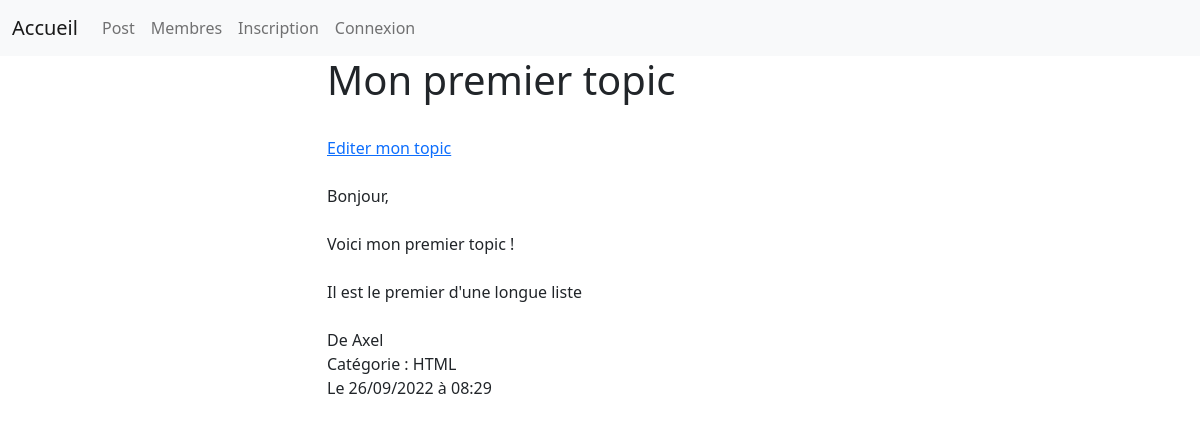
/post/topic.php?id=1, run on the app's committed database.
### tables this page shows
CREATE TABLE IF NOT EXISTS `topics` (
  `id` int NOT NULL AUTO_INCREMENT,
  `titre` varchar(50) NOT NULL,
  `contenu` longtext NOT NULL,
  `date_creation` datetime NOT NULL,
  `date_modification` datetime NOT NULL,
  `id_post` int NOT NULL,
  `id_utilisateur` int NOT NULL,
  PRIMARY KEY (`id`)
);

CREATE TABLE IF NOT EXISTS `utilisateur` (
  `id` int NOT NULL AUTO_INCREMENT,
  `nom` varchar(50) NOT NULL,
  `prenom` varchar(50) NOT NULL,
  `mail` varchar(255) NOT NULL,
  `pword` text NOT NULL,
  `date_creation` datetime NOT NULL,
  `date_connexion` datetime NOT NULL,
  `role` int NOT NULL DEFAULT '0',
  PRIMARY KEY (`id`)
);

CREATE TABLE IF NOT EXISTS `post` (
  `id` int NOT NULL AUTO_INCREMENT,
  `titre` varchar(50) NOT NULL,
  `libelle` varchar(50) NOT NULL,
  `date_creation` datetime NOT NULL,
  `ordre` int NOT NULL,
  PRIMARY KEY (`id`)
);

### post/topic.php (the view, shortened to what this page needs)
<?php
require_once('../include.php');
$get_id_topic = (int) $_GET['id'];
$req = $DB->prepare("SELECT t.*, u.prenom, p.titre AS titre_post
                     FROM topics  t
                     INNER JOIN utilisateur u ON u.id = t.id_utilisateur
                     INNER JOIN post p ON p.id = t.id_post
                     WHERE t.id = ?
                     ORDER BY t.date_creation DESC");
$req->execute([$get_id_topic]);
$req_topic = $req->fetch();
?>
<!doctype html>
<html lang="fr">
<head>
    <?php
    require_once('../head/link.php');
    ?>
</head>
<body>
    <?php
    require_once('../menu/menu.php');
    ?>
    <div class="container-sm">
        <div class="row">
            <div class="col-3"></div>
            <div class="col-6">
                <h1><?= $req_topic['titre'] ?></h1>
                <br>
                <a href="post/edit-topic.php?id=<?= $req_topic['id'] ?>">Editer mon topic</a>
                <br>
                <br>
            </div>
            <div class="col-3"></div>
        </div>
        <div class="row">
            <div class="col-3"></div>
            <div class="col-6">
                <div><?= nl2br($req_topic['contenu']); ?></div>
                <br>
                <div> De <?= $req_topic['prenom']; ?></div>
                <div> Catégorie : <?= $req_topic['titre_post']; ?></div>
                <div>Le <?= date_format(date_create($req_topic['date_creation']), 'd/m/Y à H:i'); ?></div>
            </div>
            <div class="col-3"></div>
        </div>
    </div>
</body>
</html>

### data on the page
topics: titre "Mon premier topic", contenu "Bonjour, Voici mon premier topic ! Il est le premier d'une longue liste", id_utilisateur.prenom "Axel", id_post.titre "HTML", date_creation "26/09/2022 à 08:29"
